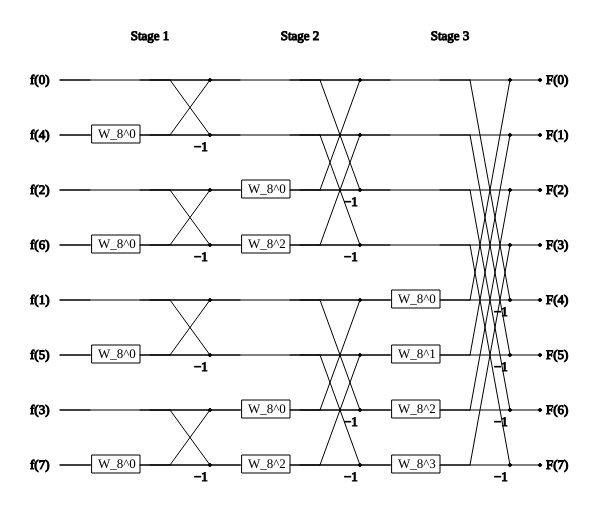
Frame 1 (no input)
Frame 60 (no input): identical to frame 1, image omitted
Frame 120 (the mouse pressed at the canvas centre since frame 60): identical to frame 1, image omitted

The p5.js sketch that drew this single still picture (run headless with seeded random() and noise() and a simulated clock; from frame 60 on, the mouse is pressed at the canvas centre):

// p5.js sketch
// ── sketch.js
//--------------------------------------------------------------------
// Butterfly 8 Graphic
//
// Código original: Luiz Eduardo da Silva
//
// Adaptação e modificações: Luiz Eduardo da Silva
// - Ajustes para uso didático
// - Integração ao livro de Processamento de Imagens
//--------------------------------------------------------------------

let y = [];
let f = [0,4,2,6,1,5,3,7];

function setup() {
  createCanvas(600, 520);
  textFont("serif", 13);

  const y0 = 80;
  const dy = 55;
  for (let i = 0; i < 8; i++) {
    y[i] = y0 + i * dy;
  }
}

function draw() {
  background(255);
  stroke(0);
  fill(0);

  const xIn = 60;
  const xS1 = 150;
  const xS2 = 300;
  const xS3 = 450;
  const xOut = 540;

  // títulos
  textAlign(CENTER);
  text("Stage 1", xS1, 40);
  text("Stage 2", xS2, 40);
  text("Stage 3", xS3, 40);
  textAlign(LEFT);

  // rótulos
  for (let i = 0; i < 8; i++) {
    text(`f(${f[i]})`, xIn - 30, y[i] + 4);
    text(`F(${i})`, xOut + 6, y[i] + 4);
  }

  // linhas base
  for (let i = 0; i < 8; i++) {
    line(xIn, y[i], xOut, y[i]);
  }

  // =========================
  // STAGE 1 — CRUZAMENTO CURTO
  // =========================
  drawStageCross(xIn, xS1, [
    [0, 1, "W_8^0"],
    [2, 3, "W_8^0"],
    [4, 5, "W_8^0"],
    [6, 7, "W_8^0"],
  ]);

  // =========================
  // STAGE 2 — CRUZAMENTO MÉDIO
  // =========================
  drawStageCross(xS1, xS2, [
    [0, 2, "W_8^0"],
    [1, 3, "W_8^2"],
    [4, 6, "W_8^0"],
    [5, 7, "W_8^2"],
  ]);

  // =========================
  // STAGE 3 — CRUZAMENTO LONGO
  // =========================
  drawStageCross(xS2, xS3, [
    [0, 4, "W_8^0"],
    [1, 5, "W_8^1"],
    [2, 6, "W_8^2"],
    [3, 7, "W_8^3"],
  ]);

  // saída
  for (let i = 0; i < 8; i++) {
    drawNode(xOut, y[i]);
  }
}

// ===============================
// FUNÇÕES DE DESENHO
// ===============================

function drawStageCross(xL, xR, pairs) {
  for (let [a, b, w] of pairs) {
    // linhas até W
    line(xL, y[a], xR - 60, y[a]);
    line(xL, y[b], xR - 60, y[b]);

    // coeficiente W no ramo inferior
    drawBox(xR - 58, y[b] - 10, w);

    // linhas após W
    line(xR - 10, y[a], xR + 20, y[a]);
    line(xR - 10, y[b], xR + 20, y[b]);

    // cruzamento
    line(xR + 20, y[a], xR + 60, y[b]);
    line(xR + 20, y[b], xR + 60, y[a]);

    // nós
    drawNode(xR + 60, y[a]);
    drawNode(xR + 60, y[b]);

    // −1 explícito
    text("−1", xR + 44, y[b] + 16);
  }
}

function drawNode(x, y0) {
  fill(0);
  stroke(0);
  ellipse(x, y0, 3, 3);
  fill(0);
}

function drawBox(x, y0, label) {
  stroke(0);
  fill(255);
  rect(x, y0, 48, 18);
  fill(0);
  noStroke();
  text(label, x + 6, y0 + 13);
  stroke(0);
}
